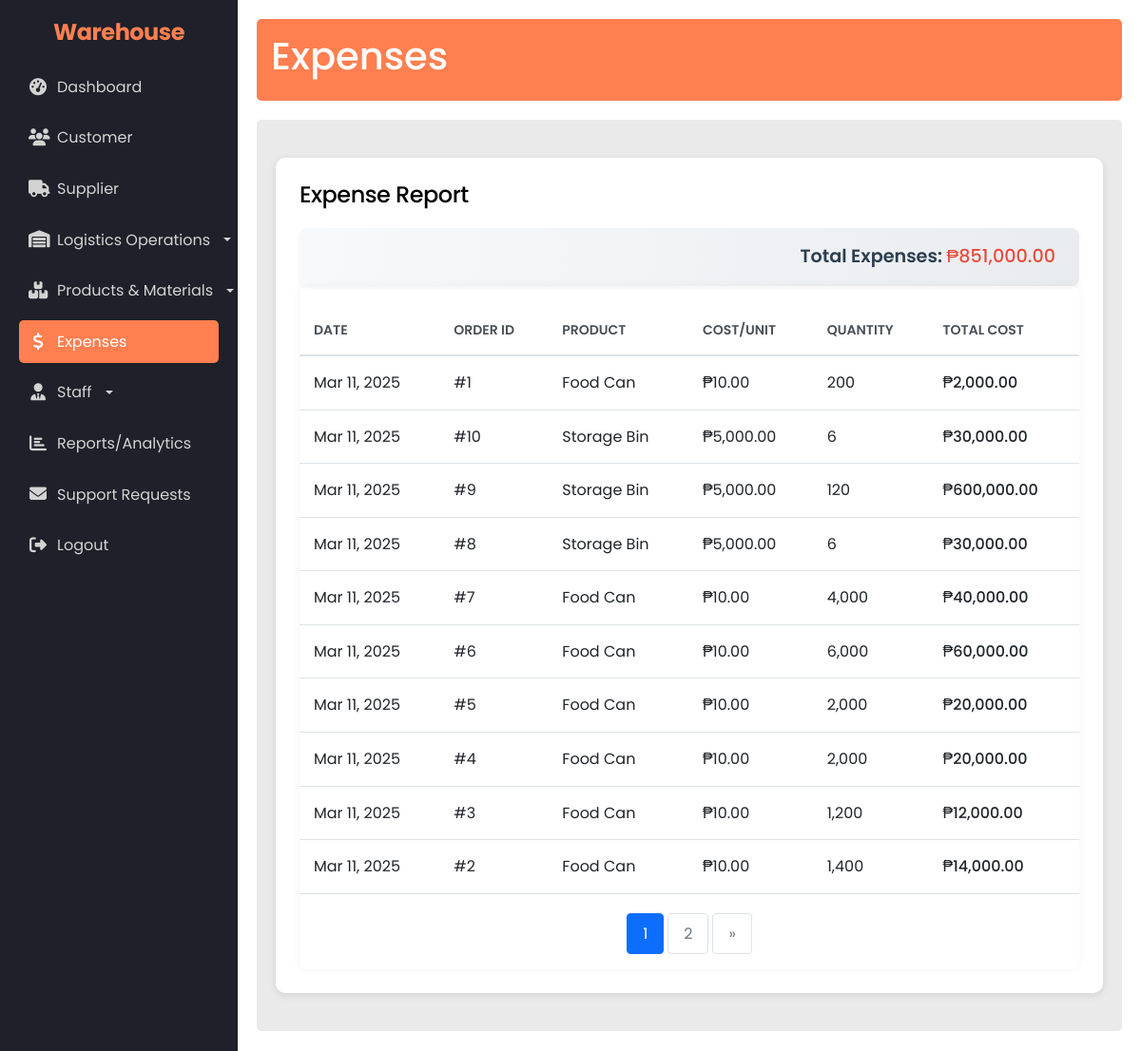
The app's page /admin/expenses.php (signed in) with its own data.
### tables this page shows
CREATE TABLE `productionorders` (
  `OrderID` int(11) NOT NULL,
  `ProductID` int(11) NOT NULL,
  `EmployeeID` int(11) NOT NULL,
  `StartDate` datetime NOT NULL,
  `EndDate` datetime DEFAULT NULL,
  `Status` enum('Planned','In Progress','Completed','Cancelled') NOT NULL DEFAULT 'Planned',
  `QuantityOrdered` int(11) NOT NULL,
  `QuantityProduced` int(11) NOT NULL DEFAULT 0,
  `Delivery_Status` tinyint(1) NOT NULL,
  `warehouseID` int(11) DEFAULT NULL
);

CREATE TABLE `products` (
  `ProductID` int(11) NOT NULL,
  `ProductName` varchar(100) NOT NULL,
  `Category` varchar(45) DEFAULT NULL,
  `Weight` decimal(10,2) DEFAULT NULL,
  `ProductionCost` decimal(10,2) DEFAULT NULL,
  `SellingPrice` decimal(10,2) DEFAULT NULL,
  `LocationID` int(11) DEFAULT NULL,
  `MaterialID` int(11) DEFAULT NULL,
  `minimum_quantity` int(11) NOT NULL,
  `product_img` varchar(255) DEFAULT NULL,
  `weight_unit` varchar(32) NOT NULL
);

### admin/expenses.php (the view, shortened to what this page needs)
<?php
require_once '../admin/session_check_admin.php';
$records_per_page = 10;
$page = isset($_GET['page']) ? (int)$_GET['page'] : 1;
$offset = ($page - 1) * $records_per_page;
$total_records_query = "SELECT COUNT(*) as count FROM productionorders";
$total_records_result = $conn->query($total_records_query);
$total_records = $total_records_result->fetch_assoc()['count'];
$total_pages = ceil($total_records / $records_per_page);
$sql = "SELECT
    po.OrderID,
    po.StartDate,
    p.ProductName,
    p.ProductionCost,
    po.QuantityProduced,
    (p.ProductionCost * po.QuantityProduced) as TotalCost
FROM productionorders po
JOIN products p ON po.ProductID = p.ProductID
ORDER BY po.StartDate DESC
LIMIT $records_per_page OFFSET $offset";
$result = $conn->query($sql);
$production_expenses = $result->fetch_all(MYSQLI_ASSOC);
$total_expenses_query = "SELECT SUM(p.ProductionCost * po.QuantityProduced) as total
                        FROM productionorders po
                        JOIN products p ON po.ProductID = p.ProductID";
$total_result = $conn->query($total_expenses_query);
$total_expenses = $total_result->fetch_assoc()['total'];
?>
<!DOCTYPE html>
<html lang="en">
<head>
    <link href="https://cdn.jsdelivr.net/npm/bootstrap@5.3.0/dist/css/bootstrap.min.css" rel="stylesheet">
    <link rel="stylesheet" href="../assets/css/style.css">
</head>
<body>
    <div class="dashboard-container">
        <?php include '../layouts/sidebar.php'; ?>
        <div class="main-content">
            <header>
                <h1>Expenses</h1>
            </header>
            <div class="content">
                <div class="expenses-card">
                    <div class="header-section">
                        <h2 class="mb-0">Expense Report</h2>
                        <div class="total-expenses">
                            Total Expenses: <span class="expense-amount">₱<?php echo number_format($total_expenses, 2); ?></span>
                        </div>
                    </div>
                    <div class="table-responsive">
                        <table class="table table-hover expenses-table">
                            <thead>
                                <tr>
                                    <th>Date</th>
                                    <th>Order ID</th>
                                    <th>Product</th>
                                    <th>Cost/Unit</th>
                                    <th>Quantity</th>
                                    <th>Total Cost</th>
                                </tr>
                            </thead>
                            <tbody>
                                <?php foreach($production_expenses as $expense): ?>
                                <tr>
                                    <td><?php echo date('M d, Y', strtotime($expense['StartDate'])); ?></td>
                                    <td>#<?php echo $expense['OrderID']; ?></td>
                                    <td><?php echo $expense['ProductName']; ?></td>
                                    <td>₱<?php echo number_format($expense['ProductionCost'], 2); ?></td>
                                    <td><?php echo number_format($expense['QuantityProduced']); ?></td>
                                    <td class="expense-amount">₱<?php echo number_format($expense['TotalCost'], 2); ?></td>
                                </tr>
                                <?php endforeach; ?>
                            </tbody>
                        </table>
                    <nav aria-label="Page navigation">
                        <ul class="pagination">
                            <?php for($i = 1; $i <= $total_pages; $i++): ?>
                                <li class="page-item <?php echo $i === $page ? 'active' : ''; ?>">
                                    <a class="page-link" href="?page=<?php echo $i; ?>"><?php echo $i; ?></a>
                                </li>
                            <?php endfor; ?>
                            <?php if($page < $total_pages): ?>
                                <li class="page-item">
                                    <a class="page-link" href="?page=<?php echo $page+1; ?>" aria-label="Next">
                                        <span aria-hidden="true">&raquo;</span>
                                    </a>
                                </li>
                            <?php endif; ?>
                        </ul>
                    </nav>
                    </div>
                </div>
            </div>
        </div>
    </div>
</body>
</html>

### assets/css/style.css (style rules this page uses)
* { margin: 0; padding: 0; box-sizing: border-box; font-family: 'Poppins', sans-serif; }
body { background: #f5f7fa; display: flex; justify-content: center; align-items: center; min-height: 100vh; background-image: linear-gradient(to right, #6a11cb, #2575fc); }
* { margin: 0; padding: 0; box-sizing: border-box; }
body { font-family: Arial, sans-serif; background-color: #f4f4f4; color: #fff; display: flex; height: 100vh; }
.dashboard-container { display: flex; width: 100%; }
.main-content { flex-grow: 1; padding: 20px; background-color: #fff; color: #333; }
header { background-color: #ff7f50; color: #fff; padding: 15px; border-radius: 5px; margin-bottom: 20px; }
.content { background-color: #eaeaea; padding: 20px; border-radius: 5px; min-height: calc(100vh - 150px); }
* { margin: 0; padding: 0; box-sizing: border-box; font-family: 'Segoe UI', Tahoma, Geneva, Verdana, sans-serif; }
body { min-height: 100vh; display: flex; justify-content: center; align-items: center; background: #1f1c1c; color: #fff; }
body { background-color: #ffffff; color: #333; line-height: 1.6; padding: 40px 0; }
h2 { color: #000; margin-bottom: 30px; font-weight: 500; font-size: 24px; letter-spacing: -0.5px; }

### assets/css/sidebar.css (style rules this page uses)
html, body { margin: 0; padding: 0; min-height: 100vh; overflow-x: hidden; }
body { padding-left: 250px !important; transition: none; }
.dashboard-container { display: flex; width: 100%; min-height: 100vh; }

### admin/expenses.php (style rules this page uses)
.expenses-card { background: white; border-radius: 10px; box-shadow: 0 2px 8px rgba(0,0,0,0.1); padding: 25px; margin: 20px 0; }
.expenses-table { width: 100%; margin-top: 20px; border-collapse: separate; border-spacing: 0; }
.expenses-table thead { background-color: #f8f9fa; position: sticky; top: 0; }
.expenses-table th { color: #495057; font-weight: 600; text-transform: uppercase; font-size: 0.875rem; padding: 15px; border-bottom: 2px solid #dee2e6; }
.expenses-table td { padding: 15px; border-bottom: 1px solid #dee2e6; vertical-align: middle; }
.total-expenses { background: linear-gradient(to right, #f8f9fa, #e9ecef); padding: 15px 25px; border-radius: 8px; margin-top: 20px; font-size: 1.2em; font-weight: 600; color: #2c3e50; text-align: right; box-shadow: 0 2px 4px rgba(0,0,0,0.05); }
.expense-amount { font-weight: 500; color: #e74c3c; }
.table-responsive { border-radius: 8px; overflow: hidden; box-shadow: 0 0 10px rgba(0,0,0,0.05); }
.pagination { margin-top: 20px; justify-content: center; gap: 5px; }
.pagination .page-item .page-link { padding: 8px 16px; color: #6c757d; border: 1px solid #dee2e6; border-radius: 4px; }
.pagination .page-item.active .page-link { background-color: #0d6efd; border-color: #0d6efd; color: white; }

### records on screen
productionorders: StartDate "Mar 11, 2025", OrderID "1", ProductID.ProductName "Food Can", ProductID.ProductionCost "10.00", QuantityProduced "200", TotalCost "2,000.00"
productionorders: StartDate "Mar 11, 2025", OrderID "10", ProductID.ProductName "Storage Bin", ProductID.ProductionCost "5,000.00", QuantityProduced "6", TotalCost "30,000.00"
productionorders: StartDate "Mar 11, 2025", OrderID "9", ProductID.ProductName "Storage Bin", ProductID.ProductionCost "5,000.00", QuantityProduced "120", TotalCost "600,000.00"
productionorders: StartDate "Mar 11, 2025", OrderID "8", ProductID.ProductName "Storage Bin", ProductID.ProductionCost "5,000.00", QuantityProduced "6", TotalCost "30,000.00"
productionorders: StartDate "Mar 11, 2025", OrderID "7", ProductID.ProductName "Food Can", ProductID.ProductionCost "10.00", QuantityProduced "4,000", TotalCost "40,000.00"
productionorders: StartDate "Mar 11, 2025", OrderID "6", ProductID.ProductName "Food Can", ProductID.ProductionCost "10.00", QuantityProduced "6,000", TotalCost "60,000.00"
productionorders: StartDate "Mar 11, 2025", OrderID "5", ProductID.ProductName "Food Can", ProductID.ProductionCost "10.00", QuantityProduced "2,000", TotalCost "20,000.00"
productionorders: StartDate "Mar 11, 2025", OrderID "4", ProductID.ProductName "Food Can", ProductID.ProductionCost "10.00", QuantityProduced "2,000", TotalCost "20,000.00"
productionorders: StartDate "Mar 11, 2025", OrderID "3", ProductID.ProductName "Food Can", ProductID.ProductionCost "10.00", QuantityProduced "1,200", TotalCost "12,000.00"
productionorders: StartDate "Mar 11, 2025", OrderID "2", ProductID.ProductName "Food Can", ProductID.ProductionCost "10.00", QuantityProduced "1,400", TotalCost "14,000.00"

### other values on screen
$total_expenses "851,000.00"
